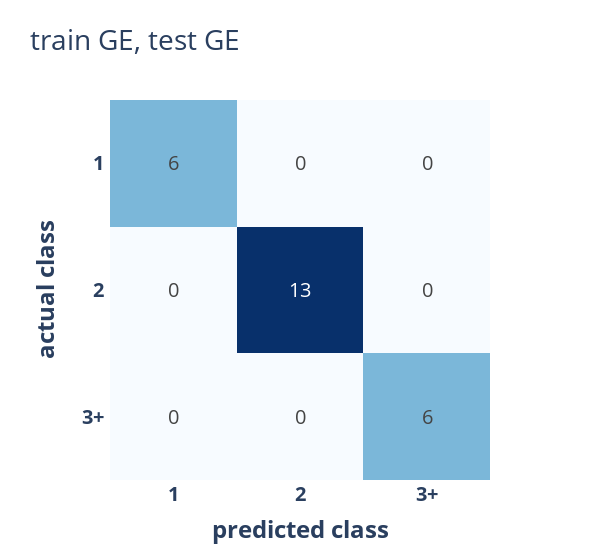

Write notebook code for a chart like this one.
### Markdown cell above
Again, we have used DistilBERT without any fine-tuning.

For the present task, by any of the considered scores, mean pooling performs much better than using the encoding of the `CLS` token.
For this reason, we use mean pooling in what follows.

What would you guess - will the classifier model exhibit a similar performance when trained on the encoded German dataset?

Let's check:

### Code cell
x_train_ge, y_train_ge, x_test_ge, y_test_ge = get_xy(dataset_ge, "mean_hidden_state", "labels")
clf_ge = logistic_regression_classifier(x_train_ge, y_train_ge, c=10)
_, _, _, _, _ = evaluate_classifier(y_test_ge, None, clf_ge.predict_proba(x_test_ge), labels, "train GE, test GE", "cm_nv_GE_GE")

### Figure 1 — Plotly figure (JSON) as saved in the notebook; plotly's stock layout.template omitted (floating-point values rounded to 4 significant figures)
{"data": [{"coloraxis": "coloraxis", "hovertemplate": "x: %{x}<br>y: %{y}<br>color: %{z}<extra></extra>", "name": "0", "texttemplate": "%{z}", "type": "heatmap", "x": [" <b>1</b> ", " <b>2</b> ", " <b>3+</b> "], "xaxis": "x", "y": [" <b>1</b> ", " <b>2</b> ", " <b>3+</b> "], "yaxis": "y", "z": [[6, 0, 0], [0, 13, 0], [0, 0, 6]]}], "layout": {"coloraxis": {"colorscale": [[0, "rgb(247,251,255)"], [0.125, "rgb(222,235,247)"], [0.25, "rgb(198,219,239)"], [0.375, "rgb(158,202,225)"], [0.5, "rgb(107,174,214)"], [0.625, "rgb(66,146,198)"], [0.75, "rgb(33,113,181)"], [0.875, "rgb(8,81,156)"], [1, "rgb(8,48,107)"]], "showscale": false}, "font": {"size": 20}, "title": {"text": "train GE, test GE"}, "width": 600, "xaxis": {"anchor": "y", "constrain": "domain", "domain": [0, 1], "scaleanchor": "y", "title": {"text": "<b>predicted class</b>"}}, "yaxis": {"anchor": "x", "autorange": "reversed", "constrain": "domain", "domain": [0, 1], "title": {"text": "<b>actual class</b>"}}}}
